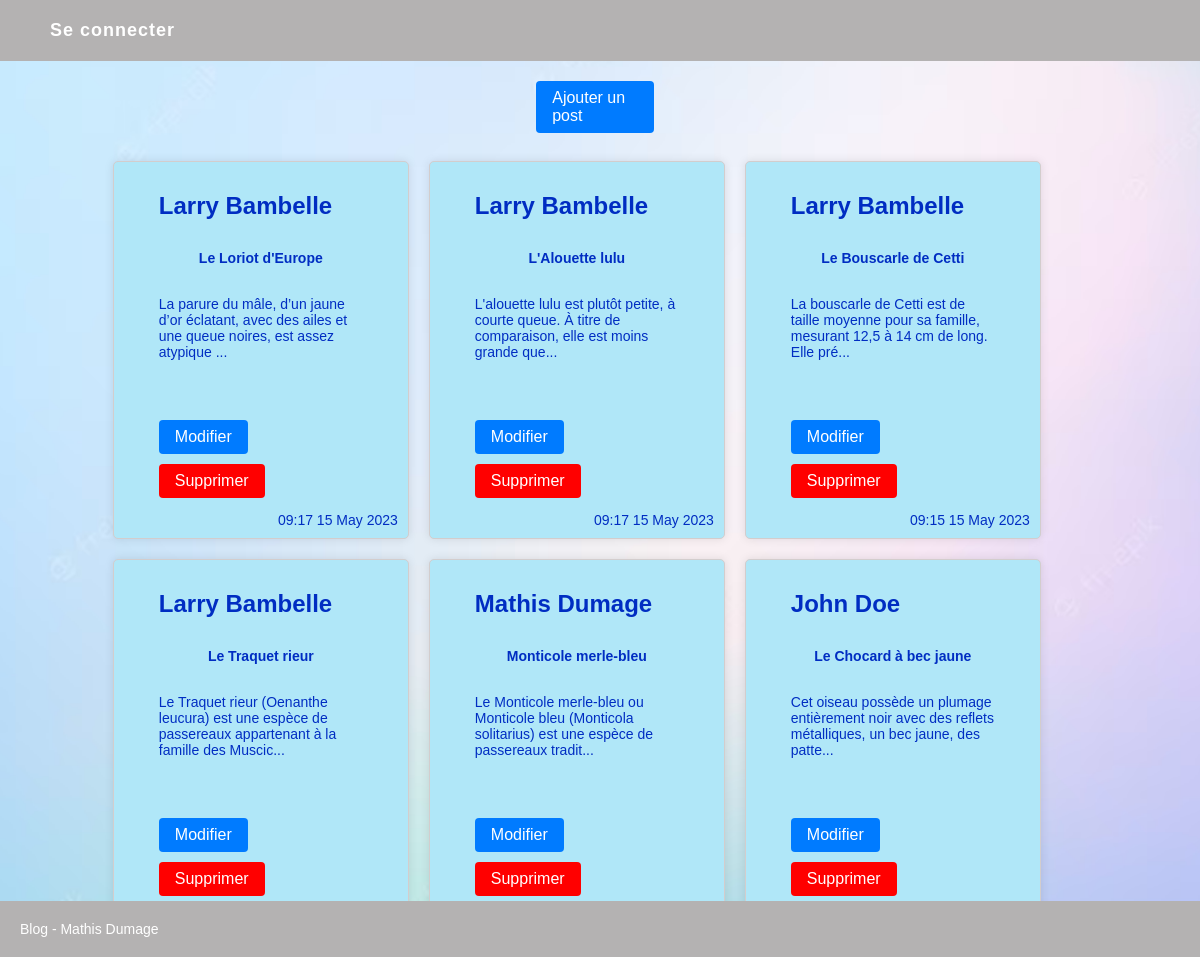
/projetblog/FRONT/admin.php, run on the app's committed database.
### tables this page shows
CREATE TABLE `post` (
  `Id` smallint(5) UNSIGNED NOT NULL,
  `Title` varchar(100) NOT NULL,
  `Contents` text NOT NULL,
  `CreationTimestamp` datetime NOT NULL,
  `Author_Id` tinyint(3) UNSIGNED DEFAULT NULL,
  `Category_Id` tinyint(3) UNSIGNED DEFAULT NULL,
  `Modifié` int(11) NOT NULL,
  `image_name` text
);

CREATE TABLE `author` (
  `Id` tinyint(3) UNSIGNED NOT NULL,
  `FirstName` varchar(50) NOT NULL,
  `LastName` varchar(50) NOT NULL,
  `username` varchar(30) NOT NULL,
  `password` varchar(255) NOT NULL
);

### projetblog/FRONT/admin.php (the view, shortened to what this page needs)
<?php
require('..\BACK\connexion.php');
?>
<!DOCTYPE html>
<html lang="en">
<head>
  <link rel="stylesheet" href="CSS/style.css">
</head>
<body>
<header>
		<ul class="nav">
    <?php
        if($_SESSION != null){
          echo '<li><a href="http://localhost/projetblog/FRONT/acceuil.php">Accueil</a></li>
          <li><a href="../BACK/logout.php">Déconnexion</a></li>';
        }else{
          echo '<li> <a href="login.php">Se connecter</a>';
        }
    ?>
	</header>
  <main>
<?php
  function format_date($date) {
    $date = DateTime::createFromFormat("Y-m-d H:i:s", $date);
    $formatted_date = $date->format("H:i d F Y");
    return $formatted_date;
  }
  echo '<div class="addPost"><a href="ajoutPost.php"><button class="button-blue">Ajouter un post</button></a></div><br>';
  $sql = "SELECT post.CreationTimestamp, post.Title, SUBSTRING(post.contents, 1, 100) AS short_contents, author.firstname, author.lastname FROM post JOIN author ON post.author_id = author.id ORDER BY post.CreationTimestamp DESC";
  $result = $conn->query($sql);
?>
<div class="post-list">
<?php
  if ($result->num_rows > 0) {
    while ($row = $result->fetch_assoc()) {
        $sqlIdDelete = 'SELECT Id FROM post WHERE Title ="'. $row['Title'] . '"';
        $resultId = $conn->query($sqlIdDelete);
        $idPost = $resultId->fetch_assoc()['Id'];
        echo '<div class="post" id="' . $idPost . '">';
        echo '<a href="/ProjetBlog/FRONT/detail.php?id=' . $idPost . '">';
        echo '<div class="author"><p>' . $row["firstname"] . " " . $row["lastname"] . '</p></div>';
        echo '<div class="title"><p>' . $row["Title"] . '</p></div>';
        echo '<div class="content"><p>' . $row["short_contents"] . '...</p></div>';
        $formatted_date = format_date($row['CreationTimestamp']);
        echo '<div class="date"><p>' . $formatted_date . '</p></div>';
        echo '</a>';
        echo '<a href="/ProjetBlog/FRONT/modifier.php?id=' . $idPost . '"><button class="button-blue">Modifier</button></a>';
        echo '<a href="/ProjetBlog/BACK/delete.php?id=' . $idPost . '"><button class="button-red">Supprimer</button></a>';
        echo '</div>';
  }
} else {
  echo "<br> Aucun article trouvé";
}
?>
</div>
  </main>
  <footer>
  <div class="footer-content">
    <p>Blog - Mathis Dumage</p>
  </div>
</footer>
</body>
</html>

### projetblog/FRONT/CSS/style.css (style rules this page uses)
body { font-family: Arial, sans-serif; margin: 0; background-image: url("cool.avif"); background-repeat: no-repeat; background-position: center center; background-size: cover; }
header { background-color: #b4b2b2; color: white; padding: 20px; display: flex; justify-content: space-between; align-items: center; max-width: 100%; margin: 0 auto; }
.nav { display: flex; flex-direction: row; margin: 0; padding: 0; list-style: none; }
.nav li { margin-left: 20px; }
.nav a { color: #fff; text-decoration: none; font-weight: bold; letter-spacing: 1px; font-size: 18px; padding: 10px; border-radius: 5px; transition: background-color 0.3s ease; }
li > a { text-decoration:none; list-style-type: none; }
main { margin: 20px auto; padding: 0 20px; }
.post-list { width: 80%; display: grid; grid-template-columns: repeat(2, 2fr); gap: 20px; margin-left: 8%; }
@media only screen and (min-width: 768px) { .post-list { grid-template-columns: repeat(3, 1fr); } }
.post { background-color: #b0e7f8; border: 2px solid #ccc; padding-left: 45px; padding-right: 45px; border-radius: 5px; box-shadow: 0 0 10px rgba(0, 0, 0, 0.1); display: flex; flex-direction: column; border: 1px solid rgb(211, 205, 205); position: relative; }
.post a { text-decoration: none; }
.author p { margin-top: 30px; font-weight: bold; font-size: 24px; color:rgb(0, 45, 194); }
.title { text-align: center; margin: 10px 0; font-size: 14px; font-weight: bold; color:rgb(0, 45, 194); padding: 20px }
.content { margin-bottom: 50px; color: rgb(0, 45, 194); padding-bottom: 10px; }
.date { text-align: right; font-size: 14px; position: absolute; bottom: 0; right: 0; padding: 10px; color: rgb(0, 45, 194); }
a .button-blue { display: inline-block; background-color: #007bff; color: #fff; padding: 8px 16px; border: none; border-radius: 4px; font-size: 16px; text-align: left; text-decoration: none; cursor: pointer; margin-bottom: 10px; margin-right: 10px; }
a .button-red { display: inline-block; background-color: #ff0000; color: #fff; padding: 8px 16px; border: none; border-radius: 4px; font-size: 16px; text-align: left; text-decoration: none; cursor: pointer; margin-bottom: 40px; margin-right: 10px; }
.addPost { margin: auto; width: 11%; }
footer { background-color: #b4b2b2; color: white; display: flex; justify-content: center; align-items: center; padding: 20px; position: fixed; bottom: 0; left: 0; width: 100%; }
.footer-content { max-width: 1200px; width: 100%; }
p { margin: 0; font-size: 14px; }

### data on the page
post: Author_Id.FirstName "Larry", Author_Id.LastName "Bambelle", Title "Le Loriot d'Europe", short_contents "La parure du mâle, d’un jaune d’or éclatant, avec des ailes et une queue noires, est assez atypique", CreationTimestamp "09:17 15 May 2023"
post: Author_Id.FirstName "Larry", Author_Id.LastName "Bambelle", Title "L'Alouette lulu", short_contents "L'alouette lulu est plutôt petite, à courte queue. À titre de comparaison, elle est moins grande que", CreationTimestamp "09:17 15 May 2023"
post: Author_Id.FirstName "Larry", Author_Id.LastName "Bambelle", Title "Le Bouscarle de Cetti", short_contents "La bouscarle de Cetti est de taille moyenne pour sa famille, mesurant 12,5 à 14 cm de long. Elle pré", CreationTimestamp "09:15 15 May 2023"
post: Author_Id.FirstName "Larry", Author_Id.LastName "Bambelle", Title "Le Traquet rieur", short_contents "Le Traquet rieur (Oenanthe leucura) est une espèce de passereaux appartenant à la famille des Muscic"
post: Author_Id.FirstName "Mathis", Author_Id.LastName "Dumage", Title "Monticole merle-bleu", short_contents "Le Monticole merle-bleu ou Monticole bleu (Monticola solitarius) est une espèce de passereaux tradit"
post: Author_Id.FirstName "John", Author_Id.LastName "Doe", Title "Le Chocard à bec jaune", short_contents "Cet oiseau possède un plumage entièrement noir avec des reflets métalliques, un bec jaune, des patte"
